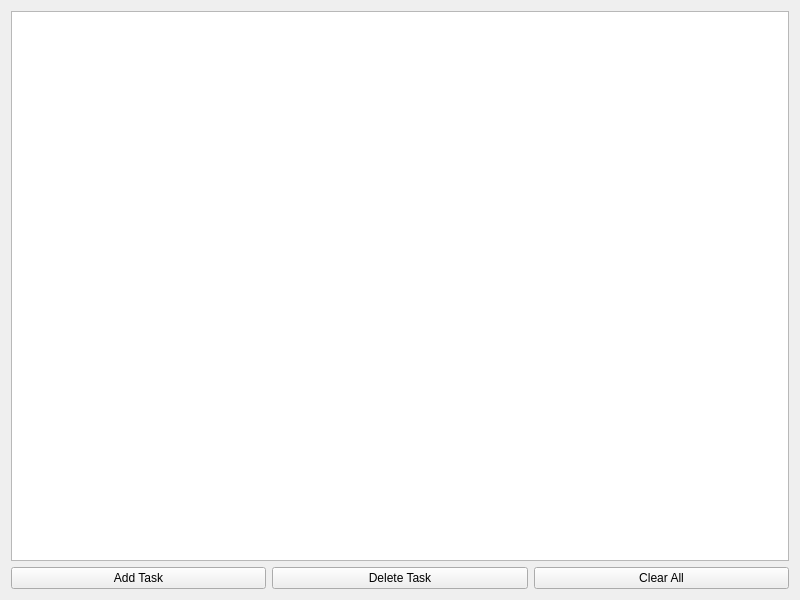
<?xml version="1.0" encoding="UTF-8"?>
<ui version="4.0">
 <class>MainWindow</class>
 <widget class="QMainWindow" name="MainWindow">
  <property name="geometry">
   <rect>
    <x>0</x>
    <y>0</y>
    <width>800</width>
    <height>600</height>
   </rect>
  </property>
  <property name="windowTitle">
   <string>ToDo List</string>
  </property>
  <widget class="QWidget" name="centralWidget">
   <layout class="QVBoxLayout" name="verticalLayout">
    <item>
     <widget class="QGraphicsView" name="graphicsView">
      <property name="sizePolicy">
       <sizepolicy hsizetype="Expanding" vsizetype="Expanding">
        <horstretch>0</horstretch>
        <verstretch>0</verstretch>
       </sizepolicy>
      </property>
     </widget>
    </item>
    <item>
     <layout class="QHBoxLayout" name="horizontalLayout">
      <item>
       <widget class="QPushButton" name="addButton">
        <property name="text">
         <string>Add Task</string>
        </property>
       </widget>
      </item>
      <item>
       <widget class="QPushButton" name="deleteButton">
        <property name="text">
         <string>Delete Task</string>
        </property>
       </widget>
      </item>
      <item>
       <widget class="QPushButton" name="clearButton">
        <property name="text">
         <string>Clear All</string>
        </property>
       </widget>
      </item>
     </layout>
    </item>
   </layout>
  </widget>
 </widget>
 <layoutdefault spacing="6" margin="11"/>
 <resources/>
 <connections/>
</ui>
